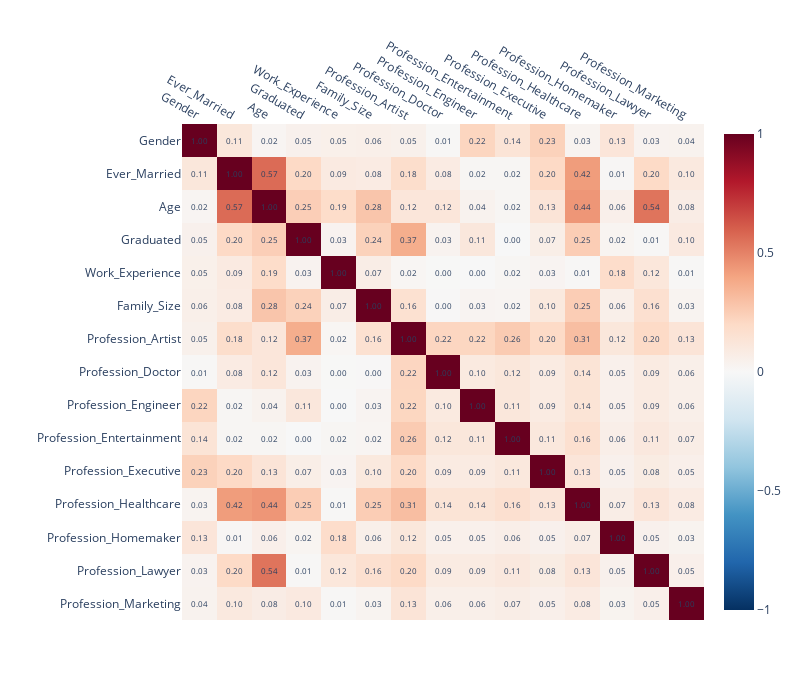

Write notebook code for a chart like this one.
### Code cell
import plotly.express as px
# Calculate the correlation matrix
correlation_matrix = np.abs(features.corr())
# Create the heatmap using Plotly Express
fig = px.imshow(correlation_matrix,
                x=correlation_matrix.columns,
                y=correlation_matrix.columns,
                color_continuous_scale='RdBu_r',  # Red-Blue diverging color scale
                zmin=-1,
                zmax=1,
                aspect="auto",
                title='')
# Update the layout for better readability
fig.update_layout(
    xaxis_title="",
    yaxis_title="",
    xaxis={'side': 'top'},  # Move x-axis labels to the top
    width=800,
    height=700
)
# Add correlation values as text annotations
for i, row in enumerate(correlation_matrix.values):
    for j, value in enumerate(row):
        fig.add_annotation(
            x=correlation_matrix.columns[j],
            y=correlation_matrix.columns[i],
            text=f"{value:.2f}",
            showarrow=False,
            font=dict(size=8)
        )
# Show the plot
fig.show()

### Figure 1 — Plotly figure (JSON) as saved in the notebook; plotly's stock layout.template omitted (floating-point values rounded to 4 significant figures; data arrays with more than 128 entries replaced by an {"elided": "..."} marker saying what was removed)
{"data": [{"coloraxis": "coloraxis", "hovertemplate": "x: %{x}<br>y: %{y}<br>color: %{z}<extra></extra>", "name": "0", "type": "heatmap", "x": ["Gender", "Ever_Married", "Age", "Graduated", "Work_Experience", "Family_Size", "Profession_Artist", "Profession_Doctor", "Profession_Engineer", "Profession_Entertainment", "Profession_Executive", "Profession_Healthcare", "Profession_Homemaker", "Profession_Lawyer", "Profession_Marketing"], "xaxis": "x", "y": ["Gender", "Ever_Married", "Age", "Graduated", "Work_Experience", "Family_Size", "Profession_Artist", "Profession_Doctor", "Profession_Engineer", "Profession_Entertainment", "Profession_Executive", "Profession_Healthcare", "Profession_Homemaker", "Profession_Lawyer", "Profession_Marketing"], "yaxis": "y", "z": {"elided": "15x15 float values"}}], "layout": {"annotations": [{"font": {"size": 8}, "showarrow": false, "text": "1.00", "x": "Gender", "y": "Gender"}, {"font": {"size": 8}, "showarrow": false, "text": "0.11", "x": "Ever_Married", "y": "Gender"}, {"font": {"size": 8}, "showarrow": false, "text": "0.02", "x": "Age", "y": "Gender"}, {"font": {"size": 8}, "showarrow": false, "text": "0.05", "x": "Graduated", "y": "Gender"}, {"font": {"size": 8}, "showarrow": false, "text": "0.05", "x": "Work_Experience", "y": "Gender"}, {"font": {"size": 8}, "showarrow": false, "text": "0.06", "x": "Family_Size", "y": "Gender"}, {"font": {"size": 8}, "showarrow": false, "text": "0.05", "x": "Profession_Artist", "y": "Gender"}, {"font": {"size": 8}, "showarrow": false, "text": "0.01", "x": "Profession_Doctor", "y": "Gender"}, {"font": {"size": 8}, "showarrow": false, "text": "0.22", "x": "Profession_Engineer", "y": "Gender"}, {"font": {"size": 8}, "showarrow": false, "text": "0.14", "x": "Profession_Entertainment", "y": "Gender"}, {"font": {"size": 8}, "showarrow": false, "text": "0.23", "x": "Profession_Executive", "y": "Gender"}, {"font": {"size": 8}, "showarrow": false, "text": "0.03", "x": "Profession_Healthcare", "y": "Gender"}, {"font": {"size": 8}, "showarrow": false, "text": "0.13", "x": "Profession_Homemaker", "y": "Gender"}, {"font": {"size": 8}, "showarrow": false, "text": "0.03", "x": "Profession_Lawyer", "y": "Gender"}, {"font": {"size": 8}, "showarrow": false, "text": "0.04", "x": "Profession_Marketing", "y": "Gender"}, {"font": {"size": 8}, "showarrow": false, "text": "0.11", "x": "Gender", "y": "Ever_Married"}, {"font": {"size": 8}, "showarrow": false, "text": "1.00", "x": "Ever_Married", "y": "Ever_Married"}, {"font": {"size": 8}, "showarrow": false, "text": "0.57", "x": "Age", "y": "Ever_Married"}, {"font": {"size": 8}, "showarrow": false, "text": "0.20", "x": "Graduated", "y": "Ever_Married"}, {"font": {"size": 8}, "showarrow": false, "text": "0.09", "x": "Work_Experience", "y": "Ever_Married"}, {"font": {"size": 8}, "showarrow": false, "text": "0.08", "x": "Family_Size", "y": "Ever_Married"}, {"font": {"size": 8}, "showarrow": false, "text": "0.18", "x": "Profession_Artist", "y": "Ever_Married"}, {"font": {"size": 8}, "showarrow": false, "text": "0.08", "x": "Profession_Doctor", "y": "Ever_Married"}, {"font": {"size": 8}, "showarrow": false, "text": "0.02", "x": "Profession_Engineer", "y": "Ever_Married"}, {"font": {"size": 8}, "showarrow": false, "text": "0.02", "x": "Profession_Entertainment", "y": "Ever_Married"}, {"font": {"size": 8}, "showarrow": false, "text": "0.20", "x": "Profession_Executive", "y": "Ever_Married"}, {"font": {"size": 8}, "showarrow": false, "text": "0.42", "x": "Profession_Healthcare", "y": "Ever_Married"}, {"font": {"size": 8}, "showarrow": false, "text": "0.01", "x": "Profession_Homemaker", "y": "Ever_Married"}, {"font": {"size": 8}, "showarrow": false, "text": "0.20", "x": "Profession_Lawyer", "y": "Ever_Married"}, {"font": {"size": 8}, "showarrow": false, "text": "0.10", "x": "Profession_Marketing", "y": "Ever_Married"}, {"font": {"size": 8}, "showarrow": false, "text": "0.02", "x": "Gender", "y": "Age"}, {"font": {"size": 8}, "showarrow": false, "text": "0.57", "x": "Ever_Married", "y": "Age"}, {"font": {"size": 8}, "showarrow": false, "text": "1.00", "x": "Age", "y": "Age"}, {"font": {"size": 8}, "showarrow": false, "text": "0.25", "x": "Graduated", "y": "Age"}, {"font": {"size": 8}, "showarrow": false, "text": "0.19", "x": "Work_Experience", "y": "Age"}, {"font": {"size": 8}, "showarrow": false, "text": "0.28", "x": "Family_Size", "y": "Age"}, {"font": {"size": 8}, "showarrow": false, "text": "0.12", "x": "Profession_Artist", "y": "Age"}, {"font": {"size": 8}, "showarrow": false, "text": "0.12", "x": "Profession_Doctor", "y": "Age"}, {"font": {"size": 8}, "showarrow": false, "text": "0.04", "x": "Profession_Engineer", "y": "Age"}, {"font": {"size": 8}, "showarrow": false, "text": "0.02", "x": "Profession_Entertainment", "y": "Age"}, {"font": {"size": 8}, "showarrow": false, "text": "0.13", "x": "Profession_Executive", "y": "Age"}, {"font": {"size": 8}, "showarrow": false, "text": "0.44", "x": "Profession_Healthcare", "y": "Age"}, {"font": {"size": 8}, "showarrow": false, "text": "0.06", "x": "Profession_Homemaker", "y": "Age"}, {"font": {"size": 8}, "showarrow": false, "text": "0.54", "x": "Profession_Lawyer", "y": "Age"}, {"font": {"size": 8}, "showarrow": false, "text": "0.08", "x": "Profession_Marketing", "y": "Age"}, {"font": {"size": 8}, "showarrow": false, "text": "0.05", "x": "Gender", "y": "Graduated"}, {"font": {"size": 8}, "showarrow": false, "text": "0.20", "x": "Ever_Married", "y": "Graduated"}, {"font": {"size": 8}, "showarrow": false, "text": "0.25", "x": "Age", "y": "Graduated"}, {"font": {"size": 8}, "showarrow": false, "text": "1.00", "x": "Graduated", "y": "Graduated"}, {"font": {"size": 8}, "showarrow": false, "text": "0.03", "x": "Work_Experience", "y": "Graduated"}, {"font": {"size": 8}, "showarrow": false, "text": "0.24", "x": "Family_Size", "y": "Graduated"}, {"font": {"size": 8}, "showarrow": false, "text": "0.37", "x": "Profession_Artist", "y": "Graduated"}, {"font": {"size": 8}, "showarrow": false, "text": "0.03", "x": "Profession_Doctor", "y": "Graduated"}, {"font": {"size": 8}, "showarrow": false, "text": "0.11", "x": "Profession_Engineer", "y": "Graduated"}, {"font": {"size": 8}, "showarrow": false, "text": "0.00", "x": "Profession_Entertainment", "y": "Graduated"}, {"font": {"size": 8}, "showarrow": false, "text": "0.07", "x": "Profession_Executive", "y": "Graduated"}, {"font": {"size": 8}, "showarrow": false, "text": "0.25", "x": "Profession_Healthcare", "y": "Graduated"}, {"font": {"size": 8}, "showarrow": false, "text": "0.02", "x": "Profession_Homemaker", "y": "Graduated"}, {"font": {"size": 8}, "showarrow": false, "text": "0.01", "x": "Profession_Lawyer", "y": "Graduated"}, {"font": {"size": 8}, "showarrow": false, "text": "0.10", "x": "Profession_Marketing", "y": "Graduated"}, {"font": {"size": 8}, "showarrow": false, "text": "0.05", "x": "Gender", "y": "Work_Experience"}, {"font": {"size": 8}, "showarrow": false, "text": "0.09", "x": "Ever_Married", "y": "Work_Experience"}, {"font": {"size": 8}, "showarrow": false, "text": "0.19", "x": "Age", "y": "Work_Experience"}, {"font": {"size": 8}, "showarrow": false, "text": "0.03", "x": "Graduated", "y": "Work_Experience"}, {"font": {"size": 8}, "showarrow": false, "text": "1.00", "x": "Work_Experience", "y": "Work_Experience"}, {"font": {"size": 8}, "showarrow": false, "text": "0.07", "x": "Family_Size", "y": "Work_Experience"}, {"font": {"size": 8}, "showarrow": false, "text": "0.02", "x": "Profession_Artist", "y": "Work_Experience"}, {"font": {"size": 8}, "showarrow": false, "text": "0.00", "x": "Profession_Doctor", "y": "Work_Experience"}, {"font": {"size": 8}, "showarrow": false, "text": "0.00", "x": "Profession_Engineer", "y": "Work_Experience"}, {"font": {"size": 8}, "showarrow": false, "text": "0.02", "x": "Profession_Entertainment", "y": "Work_Experience"}, {"font": {"size": 8}, "showarrow": false, "text": "0.03", "x": "Profession_Executive", "y": "Work_Experience"}, {"font": {"size": 8}, "showarrow": false, "text": "0.01", "x": "Profession_Healthcare", "y": "Work_Experience"}, {"font": {"size": 8}, "showarrow": false, "text": "0.18", "x": "Profession_Homemaker", "y": "Work_Experience"}, {"font": {"size": 8}, "showarrow": false, "text": "0.12", "x": "Profession_Lawyer", "y": "Work_Experience"}, {"font": {"size": 8}, "showarrow": false, "text": "0.01", "x": "Profession_Marketing", "y": "Work_Experience"}, {"font": {"size": 8}, "showarrow": false, "text": "0.06", "x": "Gender", "y": "Family_Size"}, {"font": {"size": 8}, "showarrow": false, "text": "0.08", "x": "Ever_Married", "y": "Family_Size"}, {"font": {"size": 8}, "showarrow": false, "text": "0.28", "x": "Age", "y": "Family_Size"}, {"font": {"size": 8}, "showarrow": false, "text": "0.24", "x": "Graduated", "y": "Family_Size"}, {"font": {"size": 8}, "showarrow": false, "text": "0.07", "x": "Work_Experience", "y": "Family_Size"}, {"font": {"size": 8}, "showarrow": false, "text": "1.00", "x": "Family_Size", "y": "Family_Size"}, {"font": {"size": 8}, "showarrow": false, "text": "0.16", "x": "Profession_Artist", "y": "Family_Size"}, {"font": {"size": 8}, "showarrow": false, "text": "0.00", "x": "Profession_Doctor", "y": "Family_Size"}, {"font": {"size": 8}, "showarrow": false, "text": "0.03", "x": "Profession_Engineer", "y": "Family_Size"}, {"font": {"size": 8}, "showarrow": false, "text": "0.02", "x": "Profession_Entertainment", "y": "Family_Size"}, {"font": {"size": 8}, "showarrow": false, "text": "0.10", "x": "Profession_Executive", "y": "Family_Size"}, {"font": {"size": 8}, "showarrow": false, "text": "0.25", "x": "Profession_Healthcare", "y": "Family_Size"}, {"font": {"size": 8}, "showarrow": false, "text": "0.06", "x": "Profession_Homemaker", "y": "Family_Size"}, {"font": {"size": 8}, "showarrow": false, "text": "0.16", "x": "Profession_Lawyer", "y": "Family_Size"}, {"font": {"size": 8}, "showarrow": false, "text": "0.03", "x": "Profession_Marketing", "y": "Family_Size"}, {"font": {"size": 8}, "showarrow": false, "text": "0.05", "x": "Gender", "y": "Profession_Artist"}, {"font": {"size": 8}, "showarrow": false, "text": "0.18", "x": "Ever_Married", "y": "Profession_Artist"}, {"font": {"size": 8}, "showarrow": false, "text": "0.12", "x": "Age", "y": "Profession_Artist"}, {"font": {"size": 8}, "showarrow": false, "text": "0.37", "x": "Graduated", "y": "Profession_Artist"}, {"font": {"size": 8}, "showarrow": false, "text": "0.02", "x": "Work_Experience", "y": "Profession_Artist"}, {"font": {"size": 8}, "showarrow": false, "text": "0.16", "x": "Family_Size", "y": "Profession_Artist"}, {"font": {"size": 8}, "showarrow": false, "text": "1.00", "x": "Profession_Artist", "y": "Profession_Artist"}, {"font": {"size": 8}, "showarrow": false, "text": "0.22", "x": "Profession_Doctor", "y": "Profession_Artist"}, {"font": {"size": 8}, "showarrow": false, "text": "0.22", "x": "Profession_Engineer", "y": "Profession_Artist"}, {"font": {"size": 8}, "showarrow": false, "text": "0.26", "x": "Profession_Entertainment", "y": "Profession_Artist"}, {"font": {"size": 8}, "showarrow": false, "text": "0.20", "x": "Profession_Executive", "y": "Profession_Artist"}, {"font": {"size": 8}, "showarrow": false, "text": "0.31", "x": "Profession_Healthcare", "y": "Profession_Artist"}, {"font": {"size": 8}, "showarrow": false, "text": "0.12", "x": "Profession_Homemaker", "y": "Profession_Artist"}, {"font": {"size": 8}, "showarrow": false, "text": "0.20", "x": "Profession_Lawyer", "y": "Profession_Artist"}, {"font": {"size": 8}, "showarrow": false, "text": "0.13", "x": "Profession_Marketing", "y": "Profession_Artist"}, {"font": {"size": 8}, "showarrow": false, "text": "0.01", "x": "Gender", "y": "Profession_Doctor"}, {"font": {"size": 8}, "showarrow": false, "text": "0.08", "x": "Ever_Married", "y": "Profession_Doctor"}, {"font": {"size": 8}, "showarrow": false, "text": "0.12", "x": "Age", "y": "Profession_Doctor"}, {"font": {"size": 8}, "showarrow": false, "text": "0.03", "x": "Graduated", "y": "Profession_Doctor"}, {"font": {"size": 8}, "showarrow": false, "text": "0.00", "x": "Work_Experience", "y": "Profession_Doctor"}, {"font": {"size": 8}, "showarrow": false, "text": "0.00", "x": "Family_Size", "y": "Profession_Doctor"}, {"font": {"size": 8}, "showarrow": false, "text": "0.22", "x": "Profession_Artist", "y": "Profession_Doctor"}, {"font": {"size": 8}, "showarrow": false, "text": "1.00", "x": "Profession_Doctor", "y": "Profession_Doctor"}, {"font": {"size": 8}, "showarrow": false, "text": "0.10", "x": "Profession_Engineer", "y": "Profession_Doctor"}, {"font": {"size": 8}, "showarrow": false, "text": "0.12", "x": "Profession_Entertainment", "y": "Profession_Doctor"}, {"font": {"size": 8}, "showarrow": false, "text": "0.09", "x": "Profession_Executive", "y": "Profession_Doctor"}, {"font": {"size": 8}, "showarrow": false, "text": "0.14", "x": "Profession_Healthcare", "y": "Profession_Doctor"}, {"font": {"size": 8}, "showarrow": false, "text": "0.05", "x": "Profession_Homemaker", "y": "Profession_Doctor"}, {"font": {"size": 8}, "showarrow": false, "text": "0.09", "x": "Profession_Lawyer", "y": "Profession_Doctor"}, {"font": {"size": 8}, "showarrow": false, "text": "0.06", "x": "Profession_Marketing", "y": "Profession_Doctor"}, {"font": {"size": 8}, "showarrow": false, "text": "0.22", "x": "Gender", "y": "Profession_Engineer"}, {"font": {"size": 8}, "showarrow": false, "text": "0.02", "x": "Ever_Married", "y": "Profession_Engineer"}, {"font": {"size": 8}, "showarrow": false, "text": "0.04", "x": "Age", "y": "Profession_Engineer"}, {"font": {"size": 8}, "showarrow": false, "text": "0.11", "x": "Graduated", "y": "Profession_Engineer"}, {"font": {"size": 8}, "showarrow": false, "text": "0.00", "x": "Work_Experience", "y": "Profession_Engineer"}, {"font": {"size": 8}, "showarrow": false, "text": "0.03", "x": "Family_Size", "y": "Profession_Engineer"}, {"font": {"size": 8}, "showarrow": false, "text": "0.22", "x": "Profession_Artist", "y": "Profession_Engineer"}, {"font": {"size": 8}, "showarrow": false, "text": "0.10", "x": "Profession_Doctor", "y": "Profession_Engineer"}, {"font": {"size": 8}, "showarrow": false, "text": "1.00", "x": "Profession_Engineer", "y": "Profession_Engineer"}, {"font": {"size": 8}, "showarrow": false, "text": "0.11", "x": "Profession_Entertainment", "y": "Profession_Engineer"}, {"font": {"size": 8}, "showarrow": false, "text": "0.09", "x": "Profession_Executive", "y": "Profession_Engineer"}, {"font": {"size": 8}, "showarrow": false, "text": "0.14", "x": "Profession_Healthcare", "y": "Profession_Engineer"}, {"font": {"size": 8}, "showarrow": false, "text": "0.05", "x": "Profession_Homemaker", "y": "Profession_Engineer"}, {"font": {"size": 8}, "showarrow": false, "text": "0.09", "x": "Profession_Lawyer", "y": "Profession_Engineer"}, {"font": {"size": 8}, "showarrow": false, "text": "0.06", "x": "Profession_Marketing", "y": "Profession_Engineer"}, {"font": {"size": 8}, "showarrow": false, "text": "0.14", "x": "Gender", "y": "Profession_Entertainment"}, {"font": {"size": 8}, "showarrow": false, "text": "0.02", "x": "Ever_Married", "y": "Profession_Entertainment"}, {"font": {"size": 8}, "showarrow": false, "text": "0.02", "x": "Age", "y": "Profession_Entertainment"}, {"font": {"size": 8}, "showarrow": false, "text": "0.00", "x": "Graduated", "y": "Profession_Entertainment"}, {"font": {"size": 8}, "showarrow": false, "text": "0.02", "x": "Work_Experience", "y": "Profession_Entertainment"}, {"font": {"size": 8}, "showarrow": false, "text": "0.02", "x": "Family_Size", "y": "Profession_Entertainment"}, {"font": {"size": 8}, "showarrow": false, "text": "0.26", "x": "Profession_Artist", "y": "Profession_Entertainment"}, {"font": {"size": 8}, "showarrow": false, "text": "0.12", "x": "Profession_Doctor", "y": "Profession_Entertainment"}, {"font": {"size": 8}, "showarrow": false, "text": "0.11", "x": "Profession_Engineer", "y": "Profession_Entertainment"}, {"font": {"size": 8}, "showarrow": false, "text": "1.00", "x": "Profession_Entertainment", "y": "Profession_Entertainment"}, {"font": {"size": 8}, "showarrow": false, "text": "0.11", "x": "Profession_Executive", "y": "Profession_Entertainment"}, {"font": {"size": 8}, "showarrow": false, "text": "0.16", "x": "Profession_Healthcare", "y": "Profession_Entertainment"}, {"font": {"size": 8}, "showarrow": false, "text": "0.06", "x": "Profession_Homemaker", "y": "Profession_Entertainment"}, {"font": {"size": 8}, "showarrow": false, "text": "0.11", "x": "Profession_Lawyer", "y": "Profession_Entertainment"}, {"font": {"size": 8}, "showarrow": false, "text": "0.07", "x": "Profession_Marketing", "y": "Profession_Entertainment"}, {"font": {"size": 8}, "showarrow": false, "text": "0.23", "x": "Gender", "y": "Profession_Executive"}, {"font": {"size": 8}, "showarrow": false, "text": "0.20", "x": "Ever_Married", "y": "Profession_Executive"}, {"font": {"size": 8}, "showarrow": false, "text": "0.13", "x": "Age", "y": "Profession_Executive"}, {"font": {"size": 8}, "showarrow": false, "text": "0.07", "x": "Graduated", "y": "Profession_Executive"}, {"font": {"size": 8}, "showarrow": false, "text": "0.03", "x": "Work_Experience", "y": "Profession_Executive"}, {"font": {"size": 8}, "showarrow": false, "text": "0.10", "x": "Family_Size", "y": "Profession_Executive"}, {"font": {"size": 8}, "showarrow": false, "text": "0.20", "x": "Profession_Artist", "y": "Profession_Executive"}, {"font": {"size": 8}, "showarrow": false, "text": "0.09", "x": "Profession_Doctor", "y": "Profession_Executive"}, {"font": {"size": 8}, "showarrow": false, "text": "0.09", "x": "Profession_Engineer", "y": "Profession_Executive"}, {"font": {"size": 8}, "showarrow": false, "text": "0.11", "x": "Profession_Entertainment", "y": "Profession_Executive"}, {"font": {"size": 8}, "showarrow": false, "text": "1.00", "x": "Profession_Executive", "y": "Profession_Executive"}, {"font": {"size": 8}, "showarrow": false, "text": "0.13", "x": "Profession_Healthcare", "y": "Profession_Executive"}, {"font": {"size": 8}, "showarrow": false, "text": "0.05", "x": "Profession_Homemaker", "y": "Profession_Executive"}, {"font": {"size": 8}, "showarrow": false, "text": "0.08", "x": "Profession_Lawyer", "y": "Profession_Executive"}, {"font": {"size": 8}, "showarrow": false, "text": "0.05", "x": "Profession_Marketing", "y": "Profession_Executive"}, {"font": {"size": 8}, "showarrow": false, "text": "0.03", "x": "Gender", "y": "Profession_Healthcare"}, {"font": {"size": 8}, "showarrow": false, "text": "0.42", "x": "Ever_Married", "y": "Profession_Healthcare"}, {"font": {"size": 8}, "showarrow": false, "text": "0.44", "x": "Age", "y": "Profession_Healthcare"}, {"font": {"size": 8}, "showarrow": false, "text": "0.25", "x": "Graduated", "y": "Profession_Healthcare"}, {"font": {"size": 8}, "showarrow": false, "text": "0.01", "x": "Work_Experience", "y": "Profession_Healthcare"}, {"font": {"size": 8}, "showarrow": false, "text": "0.25", "x": "Family_Size", "y": "Profession_Healthcare"}, {"font": {"size": 8}, "showarrow": false, "text": "0.31", "x": "Profession_Artist", "y": "Profession_Healthcare"}, {"font": {"size": 8}, "showarrow": false, "text": "0.14", "x": "Profession_Doctor", "y": "Profession_Healthcare"}, {"font": {"size": 8}, "showarrow": false, "text": "0.14", "x": "Profession_Engineer", "y": "Profession_Healthcare"}, {"font": {"size": 8}, "showarrow": false, "text": "0.16", "x": "Profession_Entertainment", "y": "Profession_Healthcare"}, {"font": {"size": 8}, "showarrow": false, "text": "0.13", "x": "Profession_Executive", "y": "Profession_Healthcare"}, {"font": {"size": 8}, "showarrow": false, "text": "1.00", "x": "Profession_Healthcare", "y": "Profession_Healthcare"}, {"font": {"size": 8}, "showarrow": false, "text": "0.07", "x": "Profession_Homemaker", "y": "Profession_Healthcare"}, {"font": {"size": 8}, "showarrow": false, "text": "0.13", "x": "Profession_Lawyer", "y": "Profession_Healthcare"}, {"font": {"size": 8}, "showarrow": false, "text": "0.08", "x": "Profession_Marketing", "y": "Profession_Healthcare"}, {"font": {"size": 8}, "showarrow": false, "text": "0.13", "x": "Gender", "y": "Profession_Homemaker"}, {"font": {"size": 8}, "showarrow": false, "text": "0.01", "x": "Ever_Married", "y": "Profession_Homemaker"}, {"font": {"size": 8}, "showarrow": false, "text": "0.06", "x": "Age", "y": "Profession_Homemaker"}, {"font": {"size": 8}, "showarrow": false, "text": "0.02", "x": "Graduated", "y": "Profession_Homemaker"}, {"font": {"size": 8}, "showarrow": false, "text": "0.18", "x": "Work_Experience", "y": "Profession_Homemaker"}, {"font": {"size": 8}, "showarrow": false, "text": "0.06", "x": "Family_Size", "y": "Profession_Homemaker"}, {"font": {"size": 8}, "showarrow": false, "text": "0.12", "x": "Profession_Artist", "y": "Profession_Homemaker"}, {"font": {"size": 8}, "showarrow": false, "text": "0.05", "x": "Profession_Doctor", "y": "Profession_Homemaker"}, {"font": {"size": 8}, "showarrow": false, "text": "0.05", "x": "Profession_Engineer", "y": "Profession_Homemaker"}, {"font": {"size": 8}, "showarrow": false, "text": "0.06", "x": "Profession_Entertainment", "y": "Profession_Homemaker"}, {"font": {"size": 8}, "showarrow": false, "text": "0.05", "x": "Profession_Executive", "y": "Profession_Homemaker"}, {"font": {"size": 8}, "showarrow": false, "text": "0.07", "x": "Profession_Healthcare", "y": "Profession_Homemaker"}, {"font": {"size": 8}, "showarrow": false, "text": "1.00", "x": "Profession_Homemaker", "y": "Profession_Homemaker"}, {"font": {"size": 8}, "showarrow": false, "text": "0.05", "x": "Profession_Lawyer", "y": "Profession_Homemaker"}, {"font": {"size": 8}, "showarrow": false, "text": "0.03", "x": "Profession_Marketing", "y": "Profession_Homemaker"}, {"font": {"size": 8}, "showarrow": false, "text": "0.03", "x": "Gender", "y": "Profession_Lawyer"}, {"font": {"size": 8}, "showarrow": false, "text": "0.20", "x": "Ever_Married", "y": "Profession_Lawyer"}, {"font": {"size": 8}, "showarrow": false, "text": "0.54", "x": "Age", "y": "Profession_Lawyer"}, {"font": {"size": 8}, "showarrow": false, "text": "0.01", "x": "Graduated", "y": "Profession_Lawyer"}, {"font": {"size": 8}, "showarrow": false, "text": "0.12", "x": "Work_Experience", "y": "Profession_Lawyer"}, {"font": {"size": 8}, "showarrow": false, "text": "0.16", "x": "Family_Size", "y": "Profession_Lawyer"}, {"font": {"size": 8}, "showarrow": false, "text": "0.20", "x": "Profession_Artist", "y": "Profession_Lawyer"}, {"font": {"size": 8}, "showarrow": false, "text": "0.09", "x": "Profession_Doctor", "y": "Profession_Lawyer"}, {"font": {"size": 8}, "showarrow": false, "text": "0.09", "x": "Profession_Engineer", "y": "Profession_Lawyer"}, {"font": {"size": 8}, "showarrow": false, "text": "0.11", "x": "Profession_Entertainment", "y": "Profession_Lawyer"}, {"font": {"size": 8}, "showarrow": false, "text": "0.08", "x": "Profession_Executive", "y": "Profession_Lawyer"}, {"font": {"size": 8}, "showarrow": false, "text": "0.13", "x": "Profession_Healthcare", "y": "Profession_Lawyer"}, {"font": {"size": 8}, "showarrow": false, "text": "0.05", "x": "Profession_Homemaker", "y": "Profession_Lawyer"}, {"font": {"size": 8}, "showarrow": false, "text": "1.00", "x": "Profession_Lawyer", "y": "Profession_Lawyer"}, {"font": {"size": 8}, "showarrow": false, "text": "0.05", "x": "Profession_Marketing", "y": "Profession_Lawyer"}, {"font": {"size": 8}, "showarrow": false, "text": "0.04", "x": "Gender", "y": "Profession_Marketing"}, {"font": {"size": 8}, "showarrow": false, "text": "0.10", "x": "Ever_Married", "y": "Profession_Marketing"}, {"font": {"size": 8}, "showarrow": false, "text": "0.08", "x": "Age", "y": "Profession_Marketing"}, {"font": {"size": 8}, "showarrow": false, "text": "0.10", "x": "Graduated", "y": "Profession_Marketing"}, {"font": {"size": 8}, "showarrow": false, "text": "0.01", "x": "Work_Experience", "y": "Profession_Marketing"}, {"font": {"size": 8}, "showarrow": false, "text": "0.03", "x": "Family_Size", "y": "Profession_Marketing"}, {"font": {"size": 8}, "showarrow": false, "text": "0.13", "x": "Profession_Artist", "y": "Profession_Marketing"}, {"font": {"size": 8}, "showarrow": false, "text": "0.06", "x": "Profession_Doctor", "y": "Profession_Marketing"}, {"font": {"size": 8}, "showarrow": false, "text": "0.06", "x": "Profession_Engineer", "y": "Profession_Marketing"}, {"font": {"size": 8}, "showarrow": false, "text": "0.07", "x": "Profession_Entertainment", "y": "Profession_Marketing"}, {"font": {"size": 8}, "showarrow": false, "text": "0.05", "x": "Profession_Executive", "y": "Profession_Marketing"}, {"font": {"size": 8}, "showarrow": false, "text": "0.08", "x": "Profession_Healthcare", "y": "Profession_Marketing"}, {"font": {"size": 8}, "showarrow": false, "text": "0.03", "x": "Profession_Homemaker", "y": "Profession_Marketing"}, {"font": {"size": 8}, "showarrow": false, "text": "0.05", "x": "Profession_Lawyer", "y": "Profession_Marketing"}, {"font": {"size": 8}, "showarrow": false, "text": "1.00", "x": "Profession_Marketing", "y": "Profession_Marketing"}], "coloraxis": {"cmax": 1, "cmin": -1, "colorscale": [[0, "rgb(5,48,97)"], [0.1, "rgb(33,102,172)"], [0.2, "rgb(67,147,195)"], [0.3, "rgb(146,197,222)"], [0.4, "rgb(209,229,240)"], [0.5, "rgb(247,247,247)"], [0.6, "rgb(253,219,199)"], [0.7, "rgb(244,165,130)"], [0.8, "rgb(214,96,77)"], [0.9, "rgb(178,24,43)"], [1, "rgb(103,0,31)"]]}, "height": 700, "margin": {"t": 60}, "width": 800, "xaxis": {"anchor": "y", "domain": [0, 1], "side": "top", "title": {"text": ""}}, "yaxis": {"anchor": "x", "autorange": "reversed", "domain": [0, 1], "title": {"text": ""}}}}
